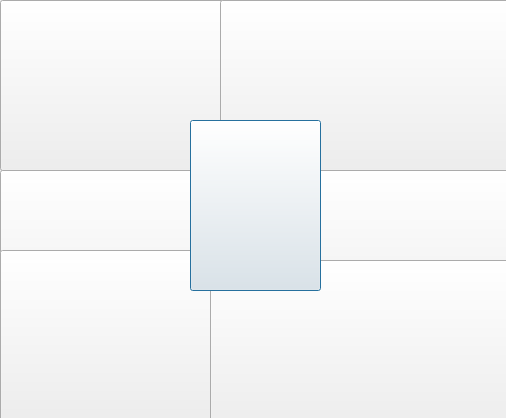
<?xml version="1.0" encoding="UTF-8"?>
<ui version="4.0">
 <class>Dialog</class>
 <widget class="QDialog" name="Dialog">
  <property name="geometry">
   <rect>
    <x>0</x>
    <y>0</y>
    <width>506</width>
    <height>418</height>
   </rect>
  </property>
  <property name="windowTitle">
   <string>Dialog</string>
  </property>
  <widget class="QPushButton" name="pushButton">
   <property name="geometry">
    <rect>
     <x>190</x>
     <y>120</y>
     <width>131</width>
     <height>171</height>
    </rect>
   </property>
   <property name="text">
    <string/>
   </property>
   <property name="icon">
    <iconset>
     <normaloff>../OneDrive/Pictures/HD-wallpaper-cute-girl-alone-anime-game-games-girl-loading-lonely-solo.jpg</normaloff>../OneDrive/Pictures/HD-wallpaper-cute-girl-alone-anime-game-games-girl-loading-lonely-solo.jpg</iconset>
   </property>
   <property name="iconSize">
    <size>
     <width>400</width>
     <height>400</height>
    </size>
   </property>
  </widget>
  <widget class="QPushButton" name="pushButton_2">
   <property name="geometry">
    <rect>
     <x>0</x>
     <y>0</y>
     <width>291</width>
     <height>171</height>
    </rect>
   </property>
   <property name="text">
    <string/>
   </property>
   <property name="icon">
    <iconset>
     <normaloff>../OneDrive/Pictures/black_dark_fractal_149686_300x175.jpg</normaloff>../OneDrive/Pictures/black_dark_fractal_149686_300x175.jpg</iconset>
   </property>
   <property name="iconSize">
    <size>
     <width>300</width>
     <height>300</height>
    </size>
   </property>
  </widget>
  <widget class="QPushButton" name="pushButton_3">
   <property name="geometry">
    <rect>
     <x>220</x>
     <y>0</y>
     <width>291</width>
     <height>171</height>
    </rect>
   </property>
   <property name="text">
    <string/>
   </property>
   <property name="icon">
    <iconset>
     <normaloff>../OneDrive/Pictures/black_dark_fractal_149686_300x175.jpg</normaloff>../OneDrive/Pictures/black_dark_fractal_149686_300x175.jpg</iconset>
   </property>
   <property name="iconSize">
    <size>
     <width>300</width>
     <height>300</height>
    </size>
   </property>
  </widget>
  <widget class="QPushButton" name="pushButton_4">
   <property name="geometry">
    <rect>
     <x>0</x>
     <y>170</y>
     <width>291</width>
     <height>171</height>
    </rect>
   </property>
   <property name="text">
    <string/>
   </property>
   <property name="icon">
    <iconset>
     <normaloff>../OneDrive/Pictures/black_dark_fractal_149686_300x175.jpg</normaloff>../OneDrive/Pictures/black_dark_fractal_149686_300x175.jpg</iconset>
   </property>
   <property name="iconSize">
    <size>
     <width>300</width>
     <height>300</height>
    </size>
   </property>
  </widget>
  <widget class="QPushButton" name="pushButton_5">
   <property name="geometry">
    <rect>
     <x>210</x>
     <y>170</y>
     <width>301</width>
     <height>171</height>
    </rect>
   </property>
   <property name="text">
    <string/>
   </property>
   <property name="icon">
    <iconset>
     <normaloff>../OneDrive/Pictures/black_dark_fractal_149686_300x175.jpg</normaloff>../OneDrive/Pictures/black_dark_fractal_149686_300x175.jpg</iconset>
   </property>
   <property name="iconSize">
    <size>
     <width>300</width>
     <height>300</height>
    </size>
   </property>
  </widget>
  <widget class="QPushButton" name="pushButton_6">
   <property name="geometry">
    <rect>
     <x>0</x>
     <y>250</y>
     <width>301</width>
     <height>171</height>
    </rect>
   </property>
   <property name="text">
    <string/>
   </property>
   <property name="icon">
    <iconset>
     <normaloff>../OneDrive/Pictures/black_dark_fractal_149686_300x175.jpg</normaloff>../OneDrive/Pictures/black_dark_fractal_149686_300x175.jpg</iconset>
   </property>
   <property name="iconSize">
    <size>
     <width>300</width>
     <height>300</height>
    </size>
   </property>
  </widget>
  <widget class="QPushButton" name="pushButton_7">
   <property name="geometry">
    <rect>
     <x>210</x>
     <y>260</y>
     <width>301</width>
     <height>171</height>
    </rect>
   </property>
   <property name="text">
    <string/>
   </property>
   <property name="icon">
    <iconset>
     <normaloff>../OneDrive/Pictures/black_dark_fractal_149686_300x175.jpg</normaloff>../OneDrive/Pictures/black_dark_fractal_149686_300x175.jpg</iconset>
   </property>
   <property name="iconSize">
    <size>
     <width>300</width>
     <height>300</height>
    </size>
   </property>
  </widget>
  <zorder>pushButton_2</zorder>
  <zorder>pushButton_3</zorder>
  <zorder>pushButton_4</zorder>
  <zorder>pushButton_5</zorder>
  <zorder>pushButton_6</zorder>
  <zorder>pushButton_7</zorder>
  <zorder>pushButton</zorder>
 </widget>
 <resources/>
 <connections/>
</ui>
